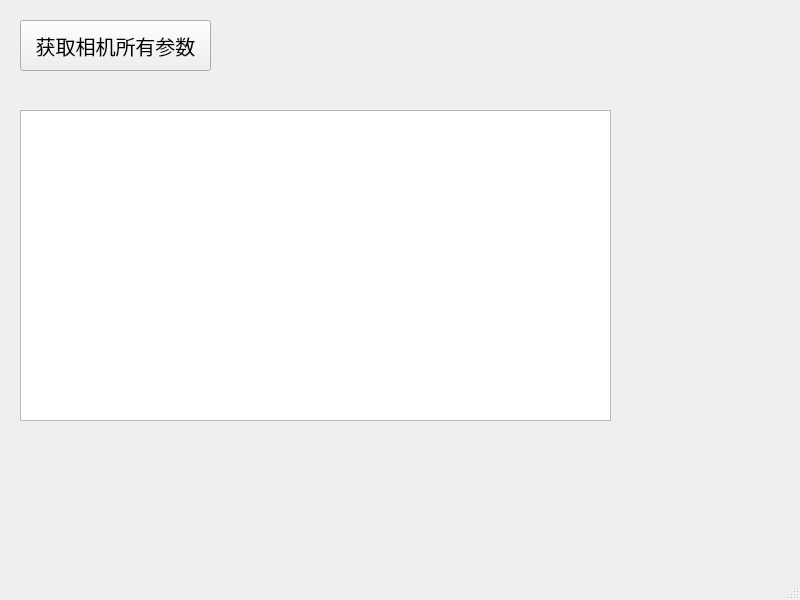
<?xml version="1.0" encoding="UTF-8"?>
<ui version="4.0">
 <class>MainWindow</class>
 <widget class="QMainWindow" name="MainWindow">
  <property name="geometry">
   <rect>
    <x>0</x>
    <y>0</y>
    <width>800</width>
    <height>600</height>
   </rect>
  </property>
  <property name="windowTitle">
   <string>MainWindow</string>
  </property>
  <widget class="QWidget" name="centralwidget">
   <widget class="QPushButton" name="pushButton">
    <property name="geometry">
     <rect>
      <x>20</x>
      <y>20</y>
      <width>191</width>
      <height>51</height>
     </rect>
    </property>
    <property name="font">
     <font>
      <pointsize>15</pointsize>
     </font>
    </property>
    <property name="text">
     <string>获取相机所有参数</string>
    </property>
   </widget>
   <widget class="QTextBrowser" name="textBrowser">
    <property name="geometry">
     <rect>
      <x>20</x>
      <y>110</y>
      <width>591</width>
      <height>311</height>
     </rect>
    </property>
   </widget>
  </widget>
  <widget class="QMenuBar" name="menubar">
   <property name="geometry">
    <rect>
     <x>0</x>
     <y>0</y>
     <width>800</width>
     <height>22</height>
    </rect>
   </property>
  </widget>
  <widget class="QStatusBar" name="statusbar"/>
 </widget>
 <resources/>
 <connections/>
</ui>
